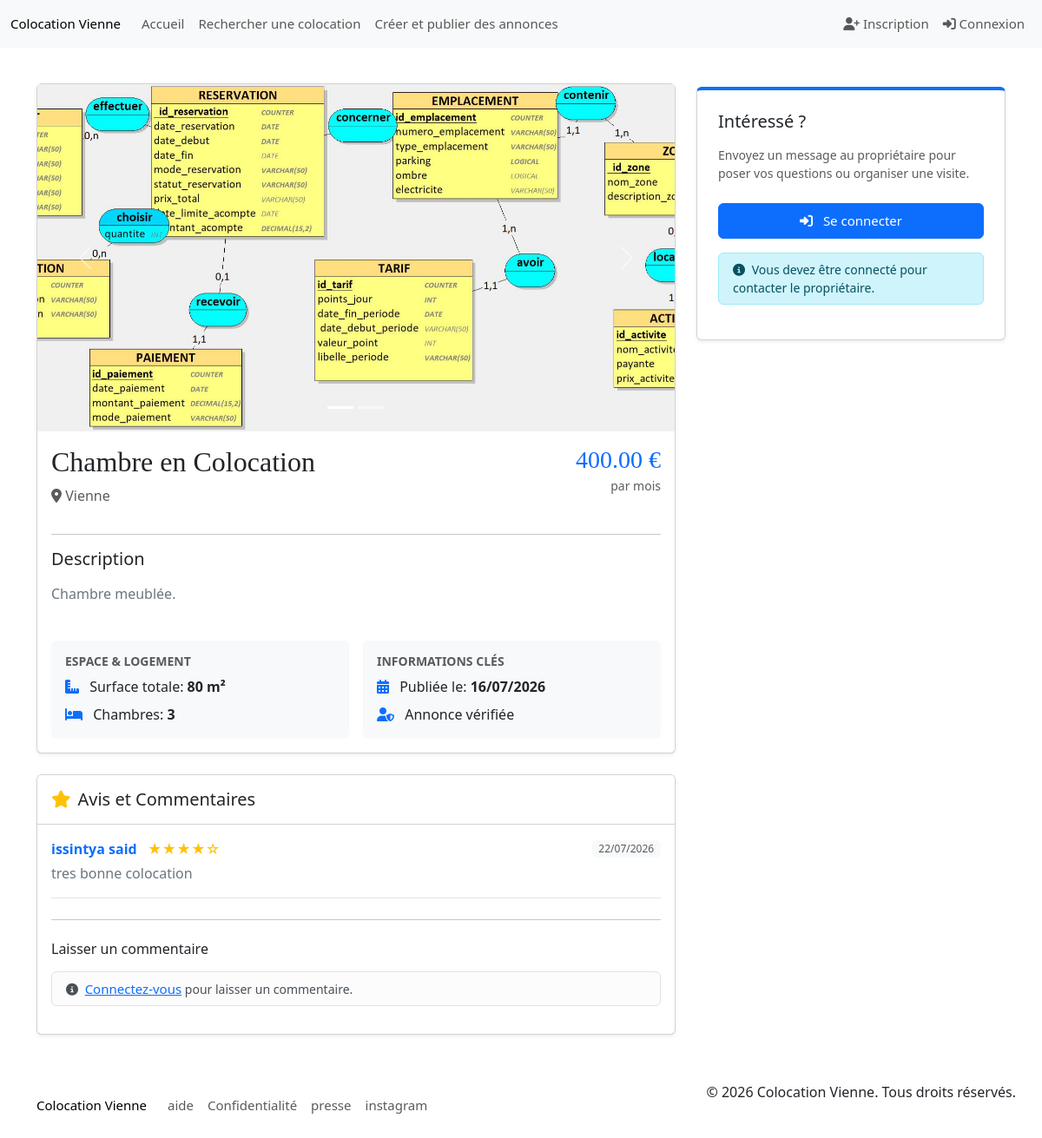
Screenshot of /annonce/show?id=12 with the database file from the repository.
### tables this page shows
CREATE TABLE `photo` (
  `id_photo` int(11) NOT NULL,
  `url` varchar(250) NOT NULL
);

CREATE TABLE `annonce_utilisateur` (
  `id_utilisateur` int(11) NOT NULL,
  `id_annonce` int(11) NOT NULL
);

CREATE TABLE `annonce` (
  `id_annonce` int(11) NOT NULL,
  `titre` varchar(50) NOT NULL,
  `adresse_1` varchar(255) NOT NULL,
  `adresse_2` varchar(255) DEFAULT NULL,
  `adresse_3` varchar(255) DEFAULT NULL,
  `adresse_4` varchar(255) DEFAULT NULL,
  `ville` varchar(50) NOT NULL,
  `code_postal` int(11) NOT NULL,
  `loyer_location_chez_habitant` decimal(10,2) NOT NULL,
  `description` text NOT NULL,
  `surface_logement` decimal(10,2) NOT NULL,
  `surface_chambres` decimal(10,2) NOT NULL,
  `nombre_chambre` int(11) NOT NULL,
  `date_expiration` date DEFAULT NULL,
  `date_publication` date NOT NULL,
  `date_modification` date NOT NULL,
  `carte_coordonnee_GPS` varchar(40) DEFAULT NULL,
  `date_cloture` date DEFAULT NULL,
  `loyer_colocation` decimal(10,2) NOT NULL
);

CREATE TABLE `annonce_avis` (
  `id_avis` int(11) NOT NULL,
  `note` decimal(5,2) DEFAULT NULL,
  `date_` date NOT NULL,
  `commentaire` text NOT NULL,
  `id_annonce` int(11) DEFAULT NULL,
  `id_utilisateur` int(11) NOT NULL,
  `id_utilisateur_1` int(11) NOT NULL
);

### app/Views/annonce/show.php (the view, shortened to what the rows shown need)
<?php
include __DIR__ . "/../partials/header.php";
?>
<div class="container mt-5 pt-5">
    <div class="row">
        <div class="col-md-8">
            <div class="card mb-4 shadow-sm">
                <?php if (count($photos) > 1): ?>
                    <div id="annonceCarousel" class="carousel slide" data-bs-ride="carousel">
                        <div class="carousel-indicators">
                            <?php foreach ($photos as $index => $p): ?>
                                <button type="button" data-bs-target="#annonceCarousel" data-bs-slide-to="<?php echo $index; ?>" class="<?php echo $index === 0 ? 'active' : ''; ?>" aria-current="<?php echo $index === 0 ? 'true' : 'false'; ?>" aria-label="Slide <?php echo $index + 1; ?>"></button>
                            <?php endforeach; ?>
                        </div>
                        <div class="carousel-inner">
                            <?php foreach ($photos as $index => $p): ?>
                                <?php
                                    $pUrl = $p['url'];
                                    $displayPath = (strpos($pUrl, 'http') === 0 ? $pUrl : Config::url($pUrl));
                                ?>
                                <div class="carousel-item <?php echo $index === 0 ? 'active' : ''; ?>">
                                    <img src="<?php echo $displayPath; ?>" class="d-block w-100" alt="Photo <?php echo $index + 1; ?>" style="height: 400px; object-fit: cover;" onclick="openGallery(<?php echo $index; ?>)">
                                </div>
                            <?php endforeach; ?>
                        </div>
                        <button class="carousel-control-prev" type="button" data-bs-target="#annonceCarousel" data-bs-slide="prev">
                            <span class="carousel-control-prev-icon" aria-hidden="true"></span>
                        </button>
                        <button class="carousel-control-next" type="button" data-bs-target="#annonceCarousel" data-bs-slide="next">
                            <span class="carousel-control-next-icon" aria-hidden="true"></span>
                        </button>
                    </div>
                <?php endif; ?>
                <div class="card-body">
                    <div class="d-flex justify-content-between align-items-start">
                        <div>
                            <h1 class="card-title h2"><?php echo htmlspecialchars($annonce->getTitre()); ?></h1>
                            <p class="text-muted"><i class="fas fa-map-marker-alt"></i> <?php echo htmlspecialchars($annonce->getVille()); ?></p>
                        </div>
                        <div class="text-end">
                            <h3 class="text-primary mb-0"><?php echo number_format($annonce->getLoyer(), 2); ?> €</h3>
                            <small class="text-muted">par mois</small>
                        </div>
                    </div>
                    <hr>
                    <h5 class="mb-3">Description</h5>
                    <p class="card-text text-secondary" style="line-height: 1.6;"><?php echo nl2br(htmlspecialchars($annonce->getDescription())); ?></p>
                    <div class="row mt-4 g-3">
                        <div class="col-md-6">
                            <div class="p-3 bg-light rounded">
                                <h6 class="text-uppercase small fw-bold text-muted mb-2">Espace & Logement</h6>
                                <ul class="list-unstyled mb-0">
                                    <li class="mb-2"><i class="fas fa-ruler-combined text-primary me-2"></i> Surface totale: <strong><?php echo $annonce->getSurfaceLogement(); ?> m²</strong></li>
                                    <li><i class="fas fa-bed text-primary me-2"></i> Chambres: <strong><?php echo $annonce->getNombreChambre(); ?></strong></li>
                                </ul>
                            </div>
                        </div>
                        <div class="col-md-6">
                            <div class="p-3 bg-light rounded">
                                <h6 class="text-uppercase small fw-bold text-muted mb-2">Informations clés</h6>
                                <ul class="list-unstyled mb-0">
                                    <li class="mb-2"><i class="fas fa-calendar-alt text-primary me-2"></i> Publiée le: <strong><?php echo date('d/m/Y', strtotime($annonce->getDatePublication())); ?></strong></li>
                                    <li><i class="fas fa-user-shield text-primary me-2"></i> Annonce vérifiée</li>
                                </ul>
                            </div>
                        </div>
                    </div>
                </div>
            </div>
            <div class="card mb-4 shadow-sm">
                <div class="card-header bg-white py-3">
                    <h5 class="mb-0"><i class="fas fa-star text-warning me-2"></i>Avis et Commentaires</h5>
                </div>
                <div class="card-body">
                    <?php if (empty($comments)): ?>
                        <div class="text-center py-4">
                            <i class="far fa-comment-dots fa-3x text-light mb-2"></i>
                            <p class="text-muted">Soyez le premier à donner votre avis !</p>
                        </div>
                    <?php else: ?>
                        <?php foreach ($comments as $c): ?>
                            <div class="mb-4 pb-3 border-bottom last-child-border-0">
                                <div class="d-flex justify-content-between align-items-center mb-1">
                                    <div>
                                        <span class="fw-bold text-primary"><?php echo htmlspecialchars($c->getAuthorName()); ?></span>
                                        <span class="ms-2 text-warning">
                                            <?php
                                                $stars = round($c->getNote());
                                                for($i=1; $i<=5; $i++) echo $i <= $stars ? '★' : '☆';
                                            ?>
                                        </span>
                                    </div>
                                    <span class="badge bg-light text-muted fw-normal"><?php echo date('d/m/Y', strtotime($c->getDate())); ?></span>
                                </div>
                                <p class="mb-0 text-secondary"><?php echo htmlspecialchars($c->getCommentaire()); ?></p>
                            </div>
                        <?php endforeach; ?>
                    <?php endif; ?>
                    <hr class="my-4">
                    <h6 class="mb-3">Laisser un commentaire</h6>
                    <?php if (!empty($_SESSION['isLoggedin'])): ?>
                        <form action="<?php echo Config::url('comment/add'); ?>" method="POST">
                            <?php echo Token::field(); ?>
                            <input type="hidden" name="id_annonce" value="<?php echo $id; ?>">
                            <input type="hidden" name="id_owner" value="<?php echo $annonce->getOwnerId(); ?>">
                            <div class="mb-3">
                                <label class="form-label small text-muted">Note</label>
                                <select name="note" class="form-select form-select-sm w-auto">
                                    <option value="5">5 ★★★★★ (Excellent)</option>
                                    <option value="4">4 ★★★★☆ (Très bien)</option>
                                    <option value="3" selected>3 ★★★☆☆ (Bien)</option>
                                    <option value="2">2 ★★☆☆☆ (Moyen)</option>
                                    <option value="1">1 ★☆☆☆☆ (Mauvais)</option>
                                </select>
                            </div>
                            <div class="mb-3">
                                <textarea name="commentaire" class="form-control" rows="3" placeholder="Votre avis sur cette colocation..." required></textarea>
                            </div>
                            <button type="submit" class="btn btn-outline-primary btn-sm">Publier mon avis</button>
                        </form>
                    <?php else: ?>
                        <div class="alert alert-light border py-2 px-3 small">
                            <i class="fas fa-info-circle me-1"></i> <a href="<?php echo Config::url('auth/login'); ?>">Connectez-vous</a> pour laisser un commentaire.
                        </div>
                    <?php endif; ?>
                </div>
            </div>
        </div>
        <div class="col-md-4">
            <div class="card shadow-sm sticky-top" style="top: 100px; border-top: 4px solid #0d6efd;">
                <div class="card-body p-4">
                    <h5 class="card-title mb-3">Intéressé ?</h5>
                    <p class="text-muted small mb-4">Envoyez un message au propriétaire pour poser vos questions ou organiser une visite.</p>
                    <?php if (!empty($_SESSION['isLoggedin'])): ?>
                        <a href="<?php echo Config::url('pages/messages.php?annonce_id=' . $annonce->getId() . '&with_user=' . $annonce->getOwnerId()); ?>" class="btn btn-primary w-100 py-2 mb-3 shadow-sm">
                            <i class="fas fa-paper-plane me-2"></i>
                            <?php echo ($_SESSION['user_id'] == $annonce->getOwnerId()) ? "M'envoyer un message (Test)" : "Contacter le propriétaire"; ?>
                        </a>
                        <?php if ($_SESSION['user_id'] == $annonce->getOwnerId()): ?>
                            <a href="<?php echo Config::url('pages/page_annonce.php'); ?>" class="btn btn-outline-success w-100 py-2 mb-3">
                                <i class="fas fa-calendar-check me-2"></i> Gérer les visites
                            </a>
                        <?php endif; ?>
                        <?php if ($_SESSION['user_id'] != $annonce->getOwnerId()): ?>
                            <hr id="visite">
                            <h6 class="mb-3">Planifier une visite</h6>
                            <?php if (empty($visitSlots)): ?>
                                <p class="text-muted small">Aucun créneau de visite disponible pour le moment.</p>
                            <?php else: ?>
                                <form action="<?php echo Config::url('visit/request'); ?>" method="POST">
                                    <div class="mb-3">
                                        <label class="form-label small text-muted">Choisir un créneau</label>
                                        <select name="id_creneauVisite" class="form-select form-select-sm" required>
                                            <?php foreach ($visitSlots as $slot): ?>
                                                <option value="<?php echo $slot->getId(); ?>">
                                                    <?php echo date('d/m/Y', strtotime($slot->getDateVisite())); ?>
                                                    (<?php echo $slot->getHeureDebut(); ?> - <?php echo $slot->getHeureFin(); ?>)
                                                </option>
                                            <?php endforeach; ?>
                                        </select>
                                    </div>
                                    <div class="mb-3">
                                        <textarea name="message" class="form-control form-control-sm" rows="2" placeholder="Un petit message pour le propriétaire..."></textarea>
                                    </div>
                                    <button type="submit" class="btn btn-outline-primary w-100 btn-sm">Demander une visite</button>
                                </form>
                            <?php endif; ?>
                        <?php endif; ?>
                    <?php else: ?>
                        <a href="<?php echo Config::url('auth/login') . '?redirect=annonce/show?id=' . $id; ?>" class="btn btn-primary w-100 py-2 mb-3">
                            <i class="fas fa-sign-in-alt me-2"></i> Se connecter
                        </a>
                        <div class="alert alert-info py-2 px-3 small mb-3">
                            <i class="fas fa-info-circle me-1"></i> Vous devez être connecté pour contacter le propriétaire.
                        </div>
                    <?php endif; ?>
                </div>
            </div>
        </div>
    </div>
</div>
<?php include __DIR__ . "/../partials/footer.php"; ?>

### rows the page displays
photo: url (picture)
annonce_utilisateur: id_annonce.titre "Chambre en Colocation", id_annonce.ville "Vienne", id_annonce.loyer_colocation "400.00", id_annonce.description "Chambre meublée.", id_annonce.surface_logement "80", id_annonce.nombre_chambre "3", id_annonce.date_publication "16/07/2026"
annonce_avis: AuthorName "issintya said", note 4 (drawn), date_ "22/07/2026", commentaire "tres bonne colocation"
